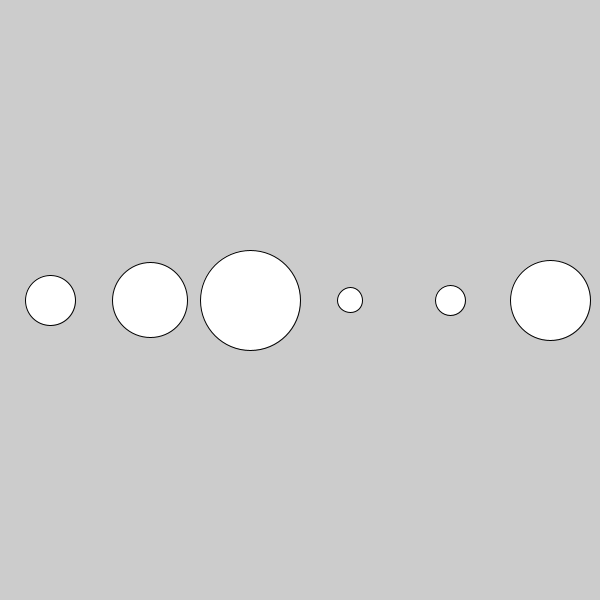
Frame 1 (no input)
Frame 60 (the mouse pressed at the canvas centre just before this capture): identical to frame 1, image omitted
Frame 120 (the mouse held since frame 60 and released just before this capture): identical to frame 1, image omitted

The Processing sketch that drew this single still picture (run headless with seeded random() and noise(); from frame 60 on, the mouse is pressed at the canvas centre):

// Processing sketch: dataSplit_dataLength_String
// ── dataSplit_dataLength_String.pde
String dataPos = "0,1,2,3,4,5";
String dataSiz = "50,75,100,25,30,80";

// data.length = how many char is in that string
// data.split = look through strings whenever the delimeter appears
// then create a new array of strings that made of whats in between
// the delimeters

void setup(){
  size (600,600);

  String[] splitData = dataPos.split(",");
  String[] splitDataSiz = dataSiz.split(",");
  // whole thing
  println(splitData);
  // Second character
  // println(splitData[1]);
  // How long is the aray
  // println(splitData.length);
  
  for (int i = 0; i < splitData.length; i++){
    print(splitData[i]);
    ellipse(50 + int(splitData[i]) * 100, height/2, int(splitDataSiz[i]), 
    int(splitDataSiz[i]));
  }
  
}

void draw(){

}
